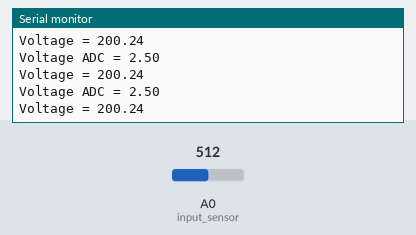
Simulated run of this sketch. Board: Arduino Uno, built with avr-gcc and run on an emulated ATmega328P. On the bench: the last lines printed to the serial monitor. Inputs (shaded band) come from the test bench; at power-on: A0 (input_sensor) = 512.

Above: at 1.2 s.
1.3 s: A0 (input_sensor) set to 716
At 1.4 s:
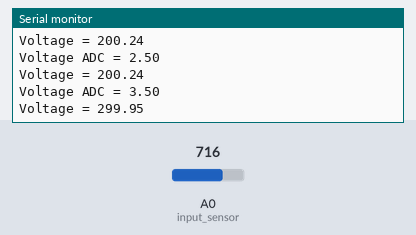
2.8 s: A0 (input_sensor) set to 900
At 2.82 s:
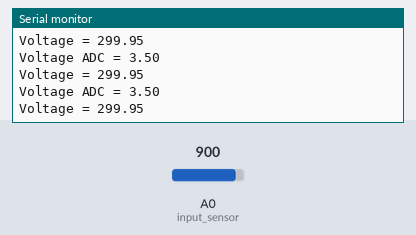
Timing chart, 0 to 5.8 s (numbered marks = the images above; inputs shaded):
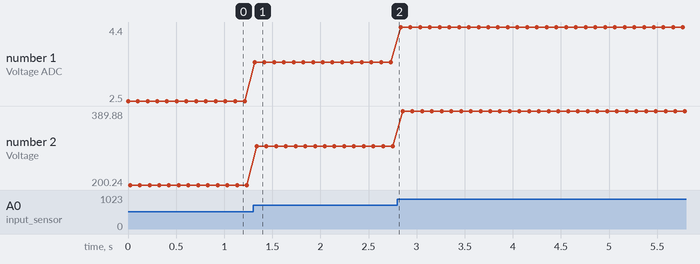

Measured:
- after the input at 1.3 s, the serial monitor: prints a new line at once (image 1)
- plotted number 1: 2.5 → 3.5 after the input at 1.3 s, 3.5 → 4.4 after the input at 2.8 s
- plotted number 2: 200.24 → 299.95 after the input at 1.3 s, 299.95 → 389.88 after the input at 2.8 s

The sketch:

kontoru.ino
```cpp
const int input_sensor = A0; // nama lain dari A0 yaitu input_sensor
int hasil_sensor = 00;
//int nilai_pwm = 00;
float voltageOut= 00;
float voltage= 00;

void setup() {
  Serial.begin(9600);
}

void loop() {
  hasil_sensor = analogRead(input_sensor); // Prosedur pembacaan analog pin
 // nilai_pwm = map(hasil_sensor, 00, 1023, 00, 255);
  voltageOut = (hasil_sensor / 1023.0)*5.0 ;
  voltage = (voltageOut-0.5)/0.01;
  //Serial.print("sensor = " );
  //Serial.println(hasil_sensor);
  //Serial.print("output = ");
  //Serial.println(nilai_pwm);
  Serial.print("Voltage ADC = ");
  Serial.println(voltageOut);
  Serial.print("Voltage = ");
  Serial.println(voltage);
  delay(100);  //jeda 2ms
}
```
